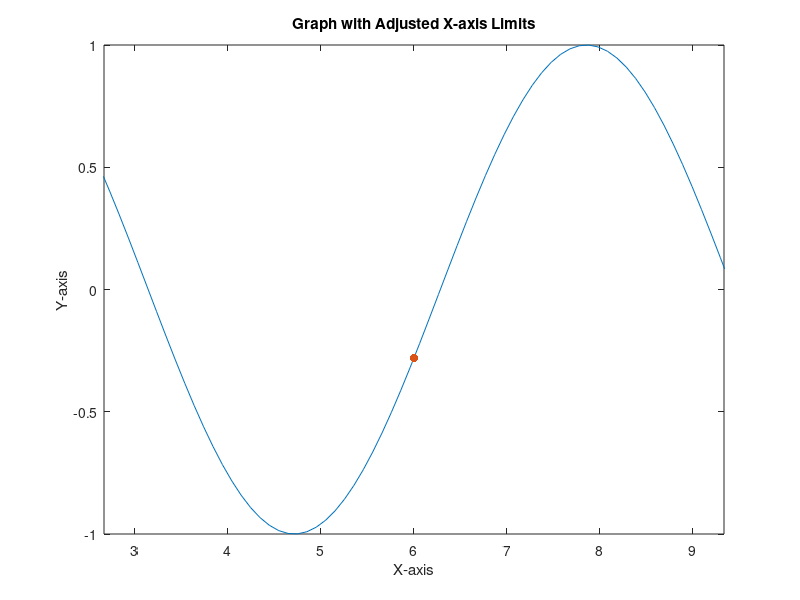

The MATLAB source for this figure:
% Assume x_min and x_max are the original x-axis limits
x_min = 0;
x_max = 10;

% Initial approximation p0 and the x-value of the absolute point px
p0 = 2;
px = 6;

% Calculate the desired x-distance
desired_x_distance = (x_max - x_min) / 3;

% Calculate the new x-axis limits based on the desired x-distance
new_x_min = px - desired_x_distance;
new_x_max = px + desired_x_distance;

% Plot your data
x = linspace(x_min, x_max, 100);
y = sin(x);
plot(x, y);
hold on;

% Mark the points p0 and px on the plot
scatter(p0, sin(p0), 'ro', 'filled');  % Mark p0 in red
scatter(px, sin(px), 'bo', 'filled');  % Mark px in blue

% Adjust the x-axis limits
xlim([new_x_min, new_x_max]);

xlabel('X-axis');
ylabel('Y-axis');
title('Graph with Adjusted X-axis Limits');

